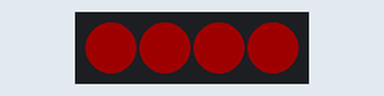
A sketch run on a simulated Arduino Uno, built with avr-gcc and run on an emulated ATmega328P. Shown: 4 RGB LEDs in strip order, left to right. Dim RGB values are drawn brighter than linear; the strip is taken to match the declared colour order.

Above: at 0.2 s.
At 1.7 s:
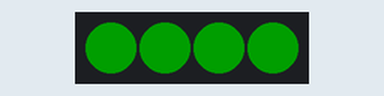
At 2.2 s:
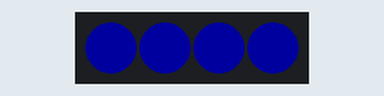
At 4.7 s:
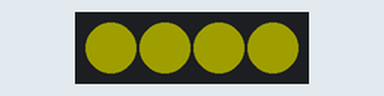
At 6.7 s:
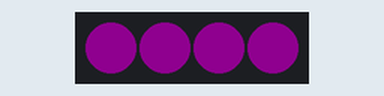
Timing chart, 0 to 8.1 s (numbered marks = the images above):
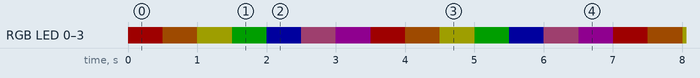

Measured:
- by itself, RGB LED 0–3: repeats every 3.5 s: RGB(30, 14, 0) 0.50 s, RGB(30, 30, 0) 0.50 s, RGB(0, 30, 0) 0.50 s, RGB(0, 0, 30) 0.50 s, RGB(30, 12, 21) 0.50 s, RGB(15, 0, 15) 0.50 s, RGB(30, 0, 0) 0.50 s
- by itself, everything shown: repeats every 3.5 s, in 7 steps

The sketch:

sketch_ledtest.ino
```cpp
#include <Adafruit_NeoPixel.h>

#define LED_PIN     2

#define LED_COUNT   4

#define BRIGHTNESS  30

Adafruit_NeoPixel strip(LED_COUNT, LED_PIN, NEO_RGB + NEO_KHZ800);

uint32_t colors[7];

void setup() {

  strip.begin();

  strip.setBrightness(BRIGHTNESS);

  colors[0] = strip.Color(255,0,0);     // red

  colors[1] = strip.Color(255,120,0);   // orange

  colors[2] = strip.Color(255,255,0);   // yellow

  colors[3] = strip.Color(0,255,0);     // green

  colors[4] = strip.Color(0,0,255);     // blue

  colors[5] = strip.Color(255,105,180); // pink

  colors[6] = strip.Color(128,0,128);   // purple

}

void loop() {

  for(int c = 0; c < 7; c++) {

    for(int i = 0; i < LED_COUNT; i++) {

      strip.setPixelColor(i, colors[c]);

    }

    strip.show();

    delay(500);

  }

}
 
```
